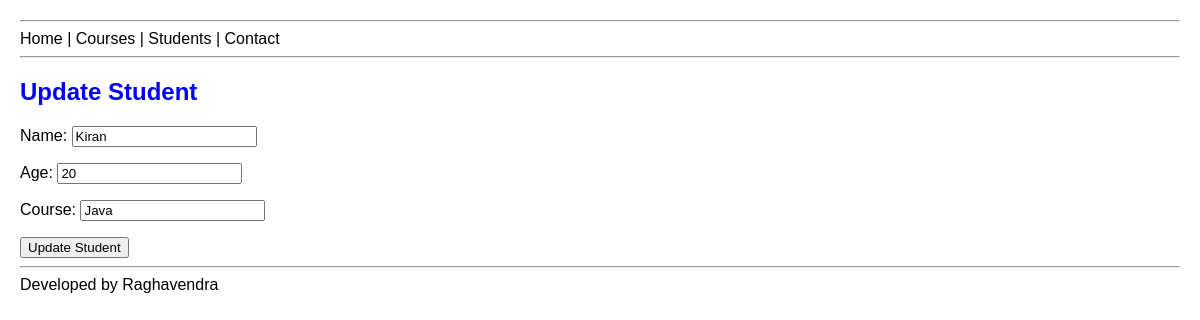
Page /students/update-modelform/8/ on the earlier database version.
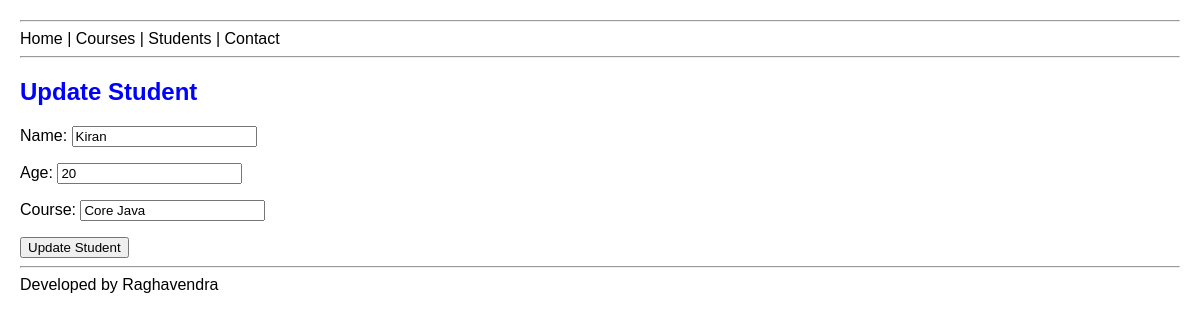
Same page on the later database version.
### students/models.py (models this page shows, shortened)
class Student(models.Model):
    name = models.CharField(max_length=100)
    age = models.IntegerField()
    course = models.CharField(max_length=100)

### students/views.py (the view)
# urls.py: path("update-modelform/<int:id>/", views.update_student_modelform, name="update-student-modelform"),
def update_student_modelform(request, id):
    student = get_object_or_404(Student, id=id)
    if request.method == "POST":
        form = StudentModelForm(request.POST, instance=student)
        if form.is_valid():
            form.save()
            return redirect("student-list")
    else:
        form = StudentModelForm(instance=student)
    return render(
        request,
        "students/update-student-modelform.html",
        {"form": form}
    )

### students/forms.py (shortened to what this page needs)
class StudentModelForm(forms.ModelForm):
    class Meta:
        model = Student
        fields = "__all__"

### students/templates/students/update-student-modelform.html (shortened to what this page needs)
{% extends "base.html" %}
{% block content %}
<h2>Update Student</h2>
<form method="POST">
    {{ form.as_p }}
    <button type="submit">
        Update Student
    </button>
</form>
{% endblock %}

Differences in the rows shown:
changed Student "Kiran": course "Java" → "Core Java"
